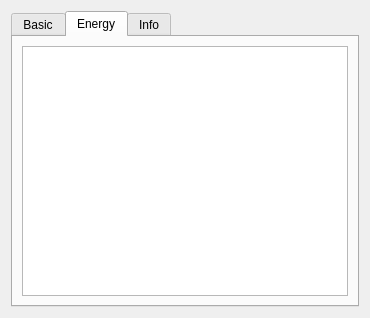
<?xml version="1.0" encoding="UTF-8"?>
<ui version="4.0">
 <class>GOptTrajSegmentDesigner</class>
 <widget class="QWidget" name="GOptTrajSegmentDesigner">
  <property name="geometry">
   <rect>
    <x>0</x>
    <y>0</y>
    <width>370</width>
    <height>318</height>
   </rect>
  </property>
  <property name="windowTitle">
   <string>Structure project</string>
  </property>
  <layout class="QVBoxLayout" name="verticalLayout">
   <item>
    <widget class="QTabWidget" name="tabWidget">
     <property name="currentIndex">
      <number>1</number>
     </property>
     <widget class="QWidget" name="basicTab">
      <attribute name="title">
       <string>Basic</string>
      </attribute>
      <layout class="QVBoxLayout" name="verticalLayout_2">
       <item>
        <widget class="QGroupBox" name="generalGB">
         <property name="title">
          <string>General</string>
         </property>
        </widget>
       </item>
       <item>
        <widget class="QGroupBox" name="groupBox_2">
         <property name="title">
          <string>Segment</string>
         </property>
         <layout class="QGridLayout" name="gridLayout_2">
          <item row="0" column="3">
           <widget class="QObjectLinkWidget" name="trajectoryLO" native="true"/>
          </item>
          <item row="3" column="1">
           <widget class="QLabel" name="label_4">
            <property name="text">
             <string>Path:</string>
            </property>
           </widget>
          </item>
          <item row="2" column="3">
           <widget class="QLineEdit" name="fileNameLE">
            <property name="frame">
             <bool>false</bool>
            </property>
            <property name="readOnly">
             <bool>true</bool>
            </property>
           </widget>
          </item>
          <item row="1" column="3">
           <widget class="QSpinBox" name="seqIndexSB">
            <property name="alignment">
             <set>Qt::AlignRight|Qt::AlignTrailing|Qt::AlignVCenter</set>
            </property>
            <property name="maximum">
             <number>10000000</number>
            </property>
           </widget>
          </item>
          <item row="3" column="3">
           <widget class="QLineEdit" name="filePathLE">
            <property name="frame">
             <bool>false</bool>
            </property>
            <property name="readOnly">
             <bool>true</bool>
            </property>
           </widget>
          </item>
          <item row="2" column="1">
           <widget class="QLabel" name="label_3">
            <property name="text">
             <string>Name:</string>
            </property>
           </widget>
          </item>
          <item row="1" column="1">
           <widget class="QLabel" name="label_8">
            <property name="text">
             <string>Seq Index:</string>
            </property>
           </widget>
          </item>
          <item row="0" column="1">
           <widget class="QLabel" name="label_7">
            <property name="text">
             <string>Trajectory:</string>
            </property>
           </widget>
          </item>
         </layout>
        </widget>
       </item>
       <item>
        <spacer name="verticalSpacer">
         <property name="orientation">
          <enum>Qt::Vertical</enum>
         </property>
         <property name="sizeHint" stdset="0">
          <size>
           <width>20</width>
           <height>155</height>
          </size>
         </property>
        </spacer>
       </item>
       <item>
        <widget class="QDialogButtonBox" name="buttonBox">
         <property name="standardButtons">
          <set>QDialogButtonBox::Apply|QDialogButtonBox::Close|QDialogButtonBox::Reset</set>
         </property>
        </widget>
       </item>
      </layout>
     </widget>
     <widget class="QWidget" name="tab_2">
      <attribute name="title">
       <string>Energy</string>
      </attribute>
      <layout class="QVBoxLayout" name="verticalLayout_3">
       <item>
        <widget class="QTreeView" name="energyTV">
         <property name="editTriggers">
          <set>QAbstractItemView::NoEditTriggers</set>
         </property>
         <property name="selectionMode">
          <enum>QAbstractItemView::NoSelection</enum>
         </property>
         <property name="rootIsDecorated">
          <bool>false</bool>
         </property>
        </widget>
       </item>
      </layout>
     </widget>
     <widget class="QWidget" name="tab">
      <attribute name="title">
       <string>Info</string>
      </attribute>
      <layout class="QGridLayout" name="gridLayout_3">
       <item row="2" column="0">
        <widget class="QLabel" name="label_6">
         <property name="text">
          <string>Active segment:</string>
         </property>
        </widget>
       </item>
       <item row="1" column="0">
        <widget class="QLabel" name="label_2">
         <property name="text">
          <string>Number of snapshots:</string>
         </property>
        </widget>
       </item>
       <item row="2" column="1">
        <widget class="QLabel" name="isActiveSegmentLA">
         <property name="text">
          <string/>
         </property>
         <property name="alignment">
          <set>Qt::AlignRight|Qt::AlignTrailing|Qt::AlignVCenter</set>
         </property>
        </widget>
       </item>
       <item row="1" column="1">
        <widget class="QSpinBox" name="numberOfSnapshotsSB">
         <property name="frame">
          <bool>false</bool>
         </property>
         <property name="alignment">
          <set>Qt::AlignRight|Qt::AlignTrailing|Qt::AlignVCenter</set>
         </property>
         <property name="readOnly">
          <bool>true</bool>
         </property>
         <property name="buttonSymbols">
          <enum>QAbstractSpinBox::NoButtons</enum>
         </property>
         <property name="maximum">
          <number>1000000000</number>
         </property>
        </widget>
       </item>
       <item row="0" column="1">
        <widget class="QSpinBox" name="currentSnapshotSB">
         <property name="frame">
          <bool>false</bool>
         </property>
         <property name="alignment">
          <set>Qt::AlignRight|Qt::AlignTrailing|Qt::AlignVCenter</set>
         </property>
         <property name="readOnly">
          <bool>true</bool>
         </property>
         <property name="buttonSymbols">
          <enum>QAbstractSpinBox::NoButtons</enum>
         </property>
         <property name="maximum">
          <number>1000000000</number>
         </property>
        </widget>
       </item>
       <item row="0" column="0">
        <widget class="QLabel" name="label">
         <property name="text">
          <string>Current snapshot:</string>
         </property>
        </widget>
       </item>
       <item row="3" column="0">
        <spacer name="verticalSpacer_2">
         <property name="orientation">
          <enum>Qt::Vertical</enum>
         </property>
         <property name="sizeHint" stdset="0">
          <size>
           <width>20</width>
           <height>40</height>
          </size>
         </property>
        </spacer>
       </item>
      </layout>
     </widget>
    </widget>
   </item>
  </layout>
 </widget>
 <customwidgets>
  <customwidget>
   <class>QObjectLinkWidget</class>
   <extends>QWidget</extends>
   <header location="global">ObjectLinkWidget.hpp</header>
   <container>1</container>
  </customwidget>
 </customwidgets>
 <resources/>
 <connections/>
</ui>
